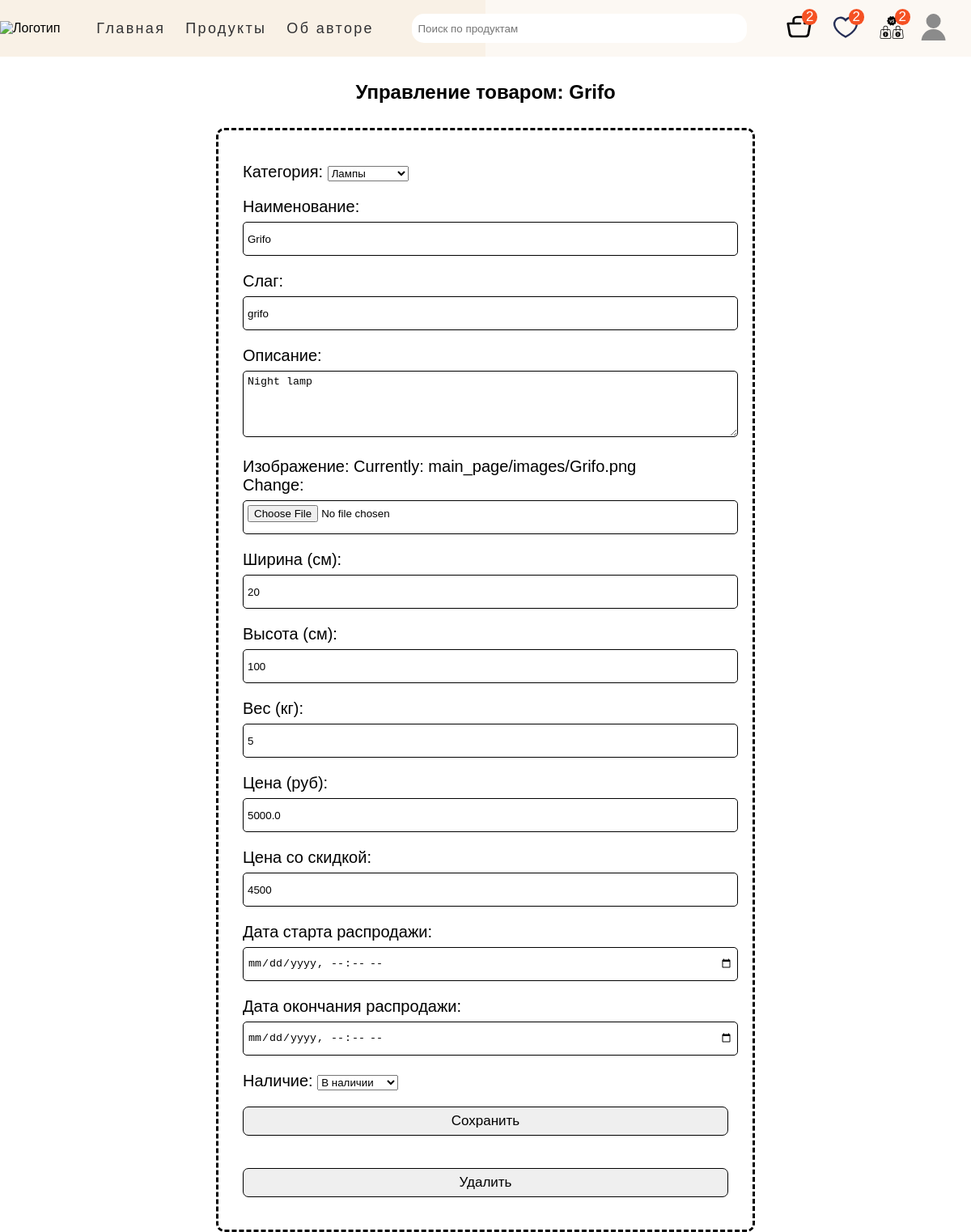
The page /products/product/8/grifo (signed in) on the database its author committed.
### main_page/models.py (models this page shows, shortened)
class Menu(models.Model):
    title = models.CharField(max_length=50)
    url = models.CharField(max_length=100)
    class Meta:
        verbose_name = 'Меню'
        verbose_name_plural = 'Меню'

class Product(models.Model):
    category = models.ForeignKey(Category, on_delete=models.CASCADE, null=True,
                                 verbose_name='Категория')
    name = models.CharField(max_length=50, db_index=True, verbose_name='Наименование', null=True)
    slug = models.SlugField(max_length=100, db_index=True, null=True, verbose_name='Слаг')
    description = models.TextField(max_length=350, verbose_name='Описание', null=True)
    img = models.ImageField(upload_to='main_page/images', verbose_name='Изображение', null=True)
    width = models.CharField(max_length=10, verbose_name='Ширина (см)', null=True)
    height = models.CharField(max_length=10, verbose_name='Высота (см)', null=True)
    weight = models.CharField(max_length=10, verbose_name='Вес (кг)', null=True)
    price = models.FloatField(max_length=6, verbose_name='Цена (руб)', null=True)
    discount_price = models.CharField(max_length=10, null=True, verbose_name='Цена со скидкой')
    start_date = models.DateTimeField(null=True, blank=True, verbose_name='Дата старта распродажи')
    end_date = models.DateTimeField(null=True, blank=True, verbose_name='Дата окончания распродажи')
    availability_status = models.ForeignKey(ProductAvailability, on_delete=models.CASCADE, null=True, verbose_name='Наличие')
    vote_total = models.IntegerField(default=0, null=True, blank=True)
    vote_ratio = models.IntegerField(default=0, null=True, blank=True)
    created = models.DateTimeField(auto_now_add=True, null=True)
    updated = models.DateTimeField(auto_now=True, null=True)
    cart_prods = models.ForeignKey(ShoppingCart, on_delete=models.CASCADE, null=True)
    class Meta:
        ordering = ('name', '-vote_ratio', '-vote_total')
        index_together = ('id', 'slug',)
        verbose_name = 'Товар'
        verbose_name_plural = 'Товары'

class Category(models.Model):
    name = models.CharField(max_length=100, db_index=True, verbose_name='Категория')
    slug = models.SlugField(max_length=100, db_index=True, unique=True)
    class Meta:
        ordering = ('name',)
        verbose_name = 'Категория'
        verbose_name_plural = 'Категории'
    def __str__(self):
        return self.name

class ProductAvailability(models.Model):
    availability_status = models.CharField(max_length=12, verbose_name='Статус товара', null=True)
    class Meta:
        verbose_name = 'Статус наличия'
        verbose_name_plural = 'Статусы наличия'
    def __str__(self):
        return self.availability_status

### main_page/views.py (the view, shortened to what this page needs)
# urls.py: path('product/<int:prod_id>/<slug:slug>', views.product_detail, name='product_detail'),
@login_required
def product_detail(request, prod_id, slug):
    menu = Menu.objects.all()
    product = Product.objects.get(id=prod_id, slug=slug)
    cart_prods_counter = request.user.shoppingcart_set.all()
    favourite_prods_counter = request.user.favourite_set.all()
    compare_prods_counter = request.user.compare_set.all()
    if request.user.is_staff or request.user.is_superuser:
        if request.method == 'GET':
            form_prod = ProductForm(instance=product)
            context = {
                'menu': menu,
                'product': product,
                'form_prod': form_prod,
                'cart_prods_counter': cart_prods_counter,
                'favourite_prods_counter': favourite_prods_counter,
                'compare_prods_counter': compare_prods_counter
            }
            return render(request, 'main_page/edit_prod.html', context)

### main_page/forms.py
class ProductForm(ModelForm):
    class Meta:
        model = Product
        fields = ['category', 'name', 'slug', 'description', 'img', 'width', 'height', 'weight', 'price',
                  'discount_price', 'start_date', 'end_date', 'availability_status']
        widgets = {
            'start_date': forms.DateTimeInput(attrs={'type': 'datetime-local'}),
            'end_date': forms.DateTimeInput(attrs={'type': 'datetime-local'})
        }

### templates/main_page/edit_prod.html (shortened to what this page needs)
{% extends 'main_page/base.html' %}
{% load static %}
{% block css %}
    <link rel="stylesheet" href="{% static 'css/edit-prod.css' %}">
{% endblock %}
{% block content %}
    <h2>Управление товаром: <b>{{ product.name }}</b></h2>
    <section>
        <div class="content container">
            <div class="edit-product">
                <form method="post" class="edit-form" enctype="multipart/form-data">
                    {{ form_prod.as_p }}
                    <div class="button">
                        <button class="save-btn btn">Сохранить</button>
                    </div>
                </form>
                <div class="control-buttons">
                    <form action="{% url 'main_page:delete' product.id %}" method="post" class="edit-form">
                        <div class="button">
                            <button class="del-btn btn">Удалить</button>
                        </div>
                    </form>
                </div>
            </div>
        </div>
    </section>
{% endblock %}

### templates/main_page/base.html (shortened to what this page needs)
<!DOCTYPE html>
{% load static %}
<html lang="en">
<head>
    <link rel="stylesheet" href="{% static 'css/base.css' %}">
    <link rel="stylesheet" href="{% static 'fonts/Gilroy-Medium.woff' %}">
    {% block css %} {% endblock %}
</head>
<body>
    <header class="page-header">
        <div class="page-header__wrapper container">
            <nav class="site-nav page-header__site-nav">
                <div class="page-header__logo">
                    <a href="{% url 'home_page' %}">
                        <img src="{% static 'main_page/funiro-logo.svg' %}" alt="Логотип">
                    </a>
                </div>
                <ul class="site-nav__list">
                    {% for item in menu %}
                        <li class="site-nav__item"><a href="{{ item.url }}">{{ item.title }}</a></li>
                    {% endfor %}
                </ul>
            </nav>
            <div class="site-nav__search-block">
                <form action="{% url 'main_page:index' %}" method="get">
                    <div class="form_field">
                        <input class="search-bar" id="formInput#search" type="text" name="search_query"
                               value="{{ search_query }}" placeholder="Поиск по продуктам"/>
                    </div>
                </form>
            </div>
            <div class="user-nav__user-block">
                {% if user.is_authenticated %}
                    <div class="user-nav__shop_block">
                        <span class="cart-counter">{{ cart_prods_counter.count }}</span>
                        <span class="favourite-counter">{{ favourite_prods_counter.count }}</span>
                        <span class="compare-counter">{{ compare_prods_counter.count }}</span>
                        <a href="{% url 'cart:cart' %}"><img src="{% static 'main_page/shop_cart.svg' %}"
                                                             height="32" width="33" alt="Корзина товаров">
                        </a>
                        <a href="{% url 'favourites:all_products' %}"><img src="{% static 'main_page/favourites-icon.svg' %}"
                                                                           width="32" height="33" alt="Избранное">
                        </a>
                        <a href="{% url 'compare:all_compare' %}"><img src="{% static 'main_page/compare.svg' %}"
                                                                       width="32" height="33" alt="Избранное">
                        </a>
                    </div>
                    <div class="user-nav__profile">
                        <a class="user-nav__logo" id="user-icon" href="{% url 'main_page:index' %}">
                            <img src="{% static 'main_page/user_logo.svg' %}"
                                 width="32" height="33" alt="Пользователь">
                        </a>
                    </div>
                {% else %}
                    <ul class="user-nav__user-auth">
                        <li><a href="{% url 'signup' %}">Зарегистрироваться</a></li>
                        <li><a href="{% url 'login' %}">Войти</a></li>
                    </ul>
                {% endif %}
            </div>
        </div>
    </header>
{% block content %}{% endblock %}
</body>
</html>

### main_page/static/css/base.css (style rules this page uses)
html, body { height: 100%; }
body { padding: 0; margin: 0; font-family: 'Gilroy Medium', 'Arial', sans-serif; background-color: #ffffff; }
.page-header { left: 0; background-image: url("../main_page/main-back-2.png"), url("../main_page/main-back-1.png"); background-size: 50% 100%, 50% 100%; background-repeat: no-repeat, no-repeat; background-position: left, right; }
h1, h2, h3, p { margin: 0; padding: 0; }
.container { max-width: 1240px; min-width: 320px; margin: 0 auto; box-sizing: border-box }
a { text-decoration: none; color: black; cursor: pointer; }
.page-header { position: sticky; top: 0; z-index: 100; }
ul { margin: 0; padding: 0; }
.page-header { background-color: lightgray; }
.page-header__wrapper { display: flex; flex-wrap: wrap; justify-content: space-between; align-items: center; height: 70px; }
.page-header__site-nav { display: flex; align-items: center; }
.site-nav__list { display: flex; margin-left: 20px; list-style: none; }
.site-nav__search-block { position: relative; }
.site-nav__search-block input { width: 400px; height: 30px; border-radius: 15px; padding: 3px 7px 3px 7px; border: none; }
.site-nav__item, .user-nav__logo { margin: 15px 0 15px 0; padding-left: 25px; }
.site-nav__item a { font-size: 18px; line-height: 19px; color: #303032; letter-spacing: .13em; }
.user-nav__user-block { display: flex; align-items: center; }
.user-nav__logo { margin: 0; padding: 0; }
.user-nav__profile { display: flex; justify-content: center; flex-direction: column; align-items: center; margin-right: 30px; }
.user-nav__profile { position: relative; display: block; }
.user-nav__shop_block { display: flex; position: relative; margin-right: 20px; }
.user-nav__shop_block a:not(:last-child) { margin-right: 25px; }
.user-nav__shop_block span { position: absolute; text-transform: uppercase; font-size: 17px; padding: 0 5px 0 5px; border-radius: 100%; color: white; background-color: #f55123; }
.cart-counter { top: -6px; left: 20px; }
.favourite-counter { top: -6px; right:50px; }
.compare-counter { top: -6px; right: -7px; }

### main_page/static/css/edit-prod.css (style rules this page uses)
h2 { text-align: center; padding: 30px 0 30px 0; }
.content { display: flex; justify-content: center; align-items: center; flex-direction: column; }
.edit-product { display: flex; flex-direction: column; justify-content: center; align-items: center; padding: 30px; border-radius: 10px; border: 3px dashed black; }
.edit-form { width: 600px; font-size: 20px; border-radius: 7px; text-align: left; box-sizing: border-box; }
.edit-form select { width: 100px; }
.edit-form label { margin: 0 0 7px 0; }
.edit-form input, textarea { padding: 5px; width: 100%; border: 1px solid black; margin: 7px 0 0 0; height: 30px; border-radius: 5px; }
.edit-form textarea { height: 70px; }
.edit-form > * { padding: 10px 0 10px 0; }
.control-buttons { display: flex; flex-direction: column; justify-content: center; align-items: center; margin-top: 20px; }
.control-buttons .button { text-align: center; width: 100%; }
.save-btn, .del-btn { width: 100%; font-size: 17px; padding: 7px; border-radius: 7px; cursor: pointer; border: 1px solid black; }
.save-btn { color: black; }
.del-btn { color: black; }

### rows shown on the page
Menu: title "Главная"
Menu: title "Продукты"
Menu: title "Об авторе"
Product: name "Grifo", category "Лампы", slug "grifo", description "Night lamp", width "20", height "100", weight "5", price "5000.0", discount_price "4500"
Category: name "Grifo"
ProductAvailability: availability_status "В наличии"

### other values the page prints
{{ cart_prods_counter.count }} "2"
{{ favourite_prods_counter.count }} "2"
{{ compare_prods_counter.count }} "2"
